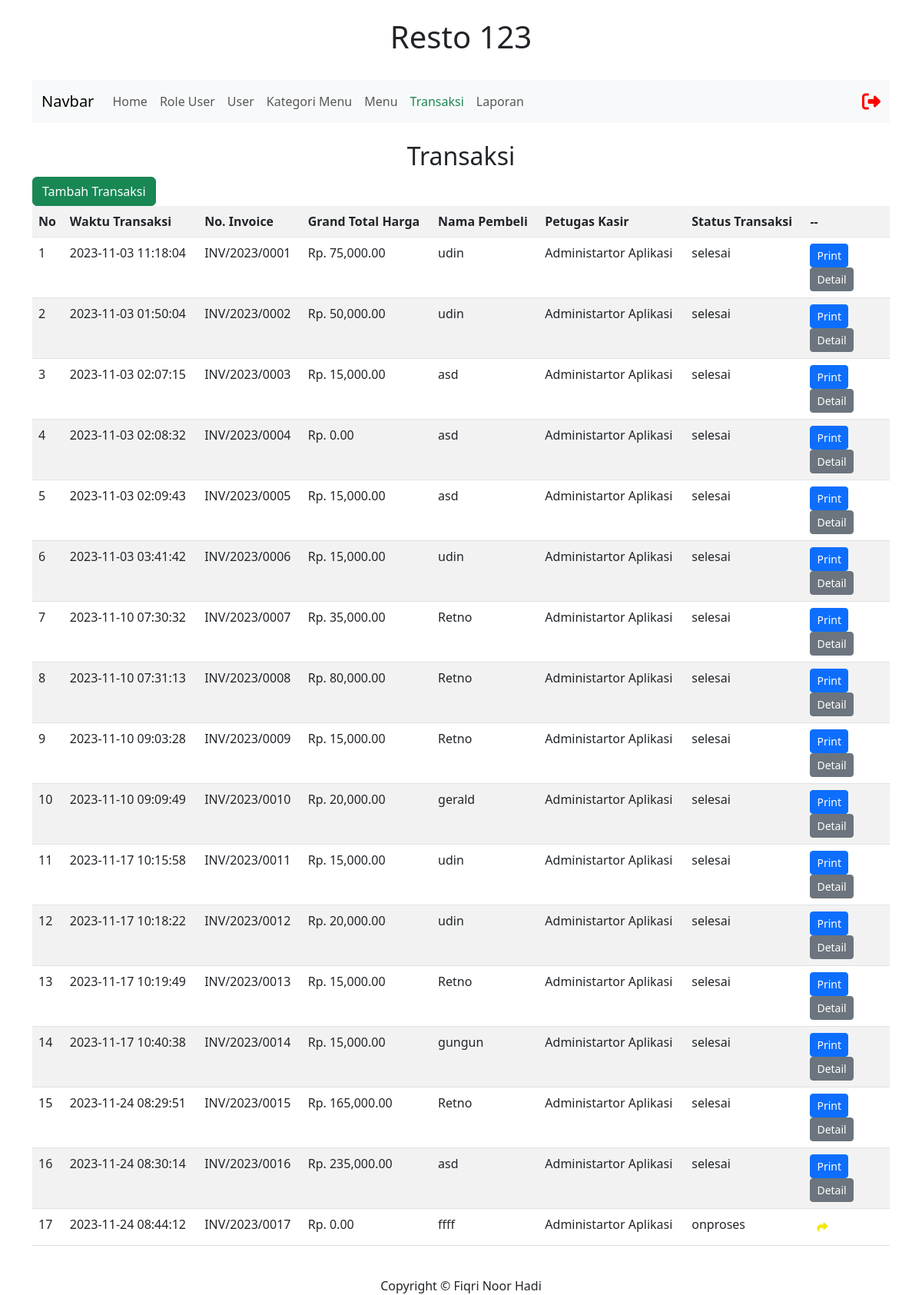
The page /admin/layout/admin.php?page=transaksi (signed in) on the database its author committed.
### tables this page shows
CREATE TABLE `transaksi` (
  `id_transaksi` int(11) NOT NULL,
  `waktu_transaksi` datetime NOT NULL,
  `nomor_transaksi` varchar(30) NOT NULL,
  `grand_total_harga` int(11) NOT NULL DEFAULT 0,
  `nama_pembeli` varchar(30) NOT NULL,
  `id_user` int(11) NOT NULL,
  `status_transaksi` enum('selesai','onproses') NOT NULL
);

CREATE TABLE `user` (
  `id_user` int(11) NOT NULL,
  `id_role_user` int(11) NOT NULL,
  `nama_user` varchar(30) NOT NULL,
  `username` varchar(30) NOT NULL,
  `password` varchar(255) NOT NULL,
  `profile_image` varchar(255) NOT NULL
);

### admin/transaksi/transaksi.php (the view, shortened to what this page needs)
<br>
<center><h2>Transaksi</h2></center>
<button type="button" class="btn btn-success" data-bs-toggle="modal" data-bs-target="#exampleModal">
  Tambah Transaksi
</button>
<table class="table table-striped">
     <tr>
          <th>No</th>
          <th>Waktu Transaksi</th>
          <th>No. Invoice</th>
          <th>Grand Total Harga</th>
          <th>Nama Pembeli</th>
          <th>Petugas Kasir</th>
          <th>Status Transaksi</th>
          <th width="10%">--</th>
     </tr>
     <?php
     $no = 1;
     $query_select_tr = $koneksi->query(" SELECT * FROM transaksi
                              JOIN user ON transaksi.id_user = user.id_user
                              ");
     while ($hasil_select_tr = $query_select_tr->fetch_object())
     {
          ?>
          <tr>
               <td><?= $no ?></td>
               <td><?= $hasil_select_tr->waktu_transaksi ?></td>
               <td><?= $hasil_select_tr->nomor_transaksi ?></td>
               <td>Rp. <?= number_format($hasil_select_tr->grand_total_harga,2,".",",") ?></td>
               <td><?= $hasil_select_tr->nama_pembeli ?></td>
               <td><?= $hasil_select_tr->nama_user ?></td>
               <td><?= $hasil_select_tr->status_transaksi ?></td>
               <td>
               <?php
               if ($hasil_select_tr->status_transaksi == 'selesai') {
                    ?>
                    <a target="_blank" style="text-decoration: none;" href="../assets/invoice/index.php?&id_transaksi=<?= $hasil_select_tr->id_transaksi ?>">
                         <button class="btn btn-sm btn-primary">Print</button>
                    </a>
                    <a style="text-decoration: none;" href="?page=transaksi_detail-show&id_transaksi=<?= $hasil_select_tr->id_transaksi ?>">
                         <button class="btn btn-sm btn-secondary">Detail</button>
                    </a>
                    <?php
               }else {
                    ?>
                    <a style="text-decoration: none;" href="?page=transaksi_detail-create&nomor_transaksi=<?= $hasil_select_tr->nomor_transaksi ?>">
                         <button class="btn  btn-sm"><i class="fa-solid fa-share" style="color: #f0e800;"></i></button>
                    </a>
                    <?php
               }
               ?>
               </td>
          </tr>
          <?php
          $no++;
     }
     ?>
</table>
<br>
<br>

### admin/layout/admin.php (shortened to what this page needs)
<?php
include("../../config/koneksi.php");
     ?>
<!DOCTYPE html>
<html lang="en">
<head>
     <link rel="stylesheet" href="../../assets/css/bootstrap.css">
     <link href="../../assets/fontawesome/css/fontawesome.css" rel="stylesheet">
     <link href="../../assets/fontawesome/css/brands.css" rel="stylesheet">
     <link href="../../assets/fontawesome/css/solid.css" rel="stylesheet">
</head>
<body>
     <div class="container">
          <div class="row">
               <div class="col">
                    <br>
                    <center><h1>Resto 123</h1></center>
                    <br>
               </div>
          </div>
          <div class="row">
               <div class="col">
                    <nav class="navbar navbar-expand-lg bg-body-tertiary">
                         <div class="container-fluid">
                         <a class="navbar-brand" href="#">Navbar</a>
                         <div class="collapse navbar-collapse" id="navbarSupportedContent">
                              <ul class="navbar-nav me-auto mb-2 mb-lg-0">
                                   <li class="nav-item">
                                        <a class="nav-link <?= $_GET['page'] == 'home'?'link-success':'' ?>" href="?page=home">Home</a>
                                   </li>
                                   <?php
                                   if ($_SESSION['role'] == 'admin') {
                                   ?>
                                   <li class="nav-item">
                                        <a class="nav-link <?= $_GET['page'] == 'role_user'?'link-warning':'' ?>" href="?page=role_user">Role User</a>
                                   </li>
                                   <li class="nav-item">
                                        <a class="nav-link <?= $_GET['page'] == 'user'?'link-warning':'' ?>" href="?page=user">User</a>
                                   </li>
                                   <li class="nav-item">
                                        <a class="nav-link <?= $_GET['page'] == 'kategori_menu'?'link-warning':'' ?>" href="?page=kategori_menu">Kategori Menu</a>
                                   </li>
                                   <li class="nav-item">
                                        <a class="nav-link <?= $_GET['page'] == 'menu'?'link-danger':'' ?>" href="?page=menu">Menu</a>
                                   </li>
                                   <?php
                                   }
                                   ?>
                                   <li class="nav-item">
                                        <a class="nav-link <?= $_GET['page'] == 'transaksi'?'link-success':'' ?>" href="?page=transaksi">Transaksi</a>
                                   </li>
                                   <li class="nav-item">
                                        <a class="nav-link <?= $_GET['page'] == 'laporan'?'link-success':'' ?>" href="?page=laporan">Laporan</a>
                                   </li>
                              </ul>
                              <form class="d-flex" role="search">
                                   <a href="?page=logout">
                                   <i class="fa-solid fa-right-from-bracket fa-xl" style="color: #ff0000;"></i>
                                   </a>
                              </form>
                         </div>
                         </div>
                    </nav>
               </div>
          </div>
          <div class="row">
               <div class="col">
                    <?php
                    if ($_SESSION['role'] == 'admin') {
                         if ($_GET) {
                              $page = $_GET['page'];
                              switch ($page) {
                                   case 'transaksi':
                                        include('../transaksi/transaksi.php');
                                        break;
                              }
                         }
                    }
                    ?>
               </div>
          </div>
          <div class="row">
               <div class="col fixed-bottom">
                    <center>Copyright &copy; Fiqri Noor Hadi</center>
               </div>
          </div>
     </div>
</body>
</html>

### rows shown on the page
transaksi: waktu_transaksi "2023-11-03 11:18:04", nomor_transaksi "INV/2023/0001", grand_total_harga "75,000.00", nama_pembeli "udin", id_user.nama_user "Administartor Aplikasi", status_transaksi "selesai"
transaksi: waktu_transaksi "2023-11-03 01:50:04", nomor_transaksi "INV/2023/0002", grand_total_harga "50,000.00", nama_pembeli "udin", id_user.nama_user "Administartor Aplikasi", status_transaksi "selesai"
transaksi: waktu_transaksi "2023-11-03 02:07:15", nomor_transaksi "INV/2023/0003", grand_total_harga "15,000.00", nama_pembeli "asd", id_user.nama_user "Administartor Aplikasi", status_transaksi "selesai"
transaksi: waktu_transaksi "2023-11-03 02:08:32", nomor_transaksi "INV/2023/0004", grand_total_harga "0.00", nama_pembeli "asd", id_user.nama_user "Administartor Aplikasi", status_transaksi "selesai"
transaksi: waktu_transaksi "2023-11-03 02:09:43", nomor_transaksi "INV/2023/0005", grand_total_harga "15,000.00", nama_pembeli "asd", id_user.nama_user "Administartor Aplikasi", status_transaksi "selesai"
transaksi: waktu_transaksi "2023-11-03 03:41:42", nomor_transaksi "INV/2023/0006", grand_total_harga "15,000.00", nama_pembeli "udin", id_user.nama_user "Administartor Aplikasi", status_transaksi "selesai"
transaksi: waktu_transaksi "2023-11-10 07:30:32", nomor_transaksi "INV/2023/0007", grand_total_harga "35,000.00", nama_pembeli "Retno", id_user.nama_user "Administartor Aplikasi", status_transaksi "selesai"
transaksi: waktu_transaksi "2023-11-10 07:31:13", nomor_transaksi "INV/2023/0008", grand_total_harga "80,000.00", nama_pembeli "Retno", id_user.nama_user "Administartor Aplikasi", status_transaksi "selesai"
transaksi: waktu_transaksi "2023-11-10 09:03:28", nomor_transaksi "INV/2023/0009", grand_total_harga "15,000.00", nama_pembeli "Retno", id_user.nama_user "Administartor Aplikasi", status_transaksi "selesai"
transaksi: waktu_transaksi "2023-11-10 09:09:49", nomor_transaksi "INV/2023/0010", grand_total_harga "20,000.00", nama_pembeli "gerald", id_user.nama_user "Administartor Aplikasi", status_transaksi "selesai"
transaksi: waktu_transaksi "2023-11-17 10:15:58", nomor_transaksi "INV/2023/0011", grand_total_harga "15,000.00", nama_pembeli "udin", id_user.nama_user "Administartor Aplikasi", status_transaksi "selesai"
transaksi: waktu_transaksi "2023-11-17 10:18:22", nomor_transaksi "INV/2023/0012", grand_total_harga "20,000.00", nama_pembeli "udin", id_user.nama_user "Administartor Aplikasi", status_transaksi "selesai"
transaksi: waktu_transaksi "2023-11-17 10:19:49", nomor_transaksi "INV/2023/0013", grand_total_harga "15,000.00", nama_pembeli "Retno", id_user.nama_user "Administartor Aplikasi", status_transaksi "selesai"
transaksi: waktu_transaksi "2023-11-17 10:40:38", nomor_transaksi "INV/2023/0014", grand_total_harga "15,000.00", nama_pembeli "gungun", id_user.nama_user "Administartor Aplikasi", status_transaksi "selesai"
transaksi: waktu_transaksi "2023-11-24 08:29:51", nomor_transaksi "INV/2023/0015", grand_total_harga "165,000.00", nama_pembeli "Retno", id_user.nama_user "Administartor Aplikasi", status_transaksi "selesai"
transaksi: waktu_transaksi "2023-11-24 08:30:14", nomor_transaksi "INV/2023/0016", grand_total_harga "235,000.00", nama_pembeli "asd", id_user.nama_user "Administartor Aplikasi", status_transaksi "selesai"
transaksi: waktu_transaksi "2023-11-24 08:44:12", nomor_transaksi "INV/2023/0017", grand_total_harga "0.00", nama_pembeli "ffff", id_user.nama_user "Administartor Aplikasi", status_transaksi "onproses"
